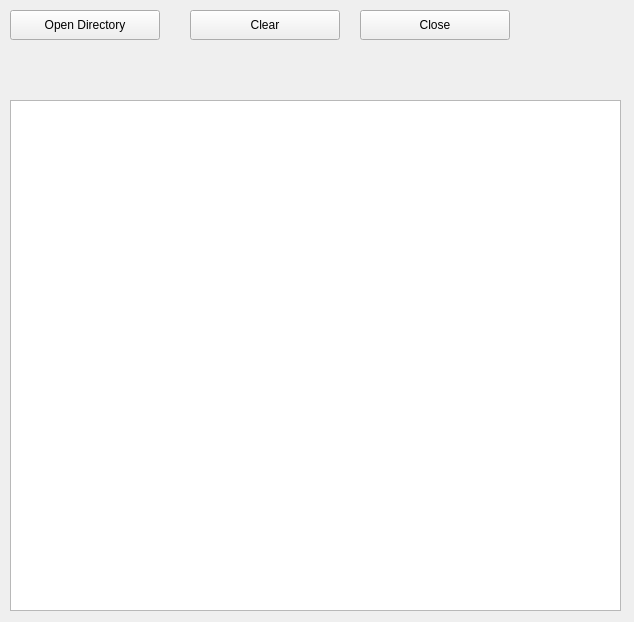
<?xml version="1.0" encoding="UTF-8"?>
<ui version="4.0">
 <class>MainWindow</class>
 <widget class="QMainWindow" name="MainWindow">
  <property name="geometry">
   <rect>
    <x>0</x>
    <y>0</y>
    <width>634</width>
    <height>622</height>
   </rect>
  </property>
  <property name="windowTitle">
   <string>File Reader</string>
  </property>
  <widget class="QWidget" name="centralwidget">
   <widget class="QPushButton" name="openDirectoryButton">
    <property name="geometry">
     <rect>
      <x>10</x>
      <y>10</y>
      <width>150</width>
      <height>30</height>
     </rect>
    </property>
    <property name="text">
     <string>Open Directory</string>
    </property>
   </widget>
   <widget class="QTextEdit" name="fileContent">
    <property name="geometry">
     <rect>
      <x>10</x>
      <y>100</y>
      <width>611</width>
      <height>511</height>
     </rect>
    </property>
    <property name="font">
     <font>
      <pointsize>14</pointsize>
     </font>
    </property>
   </widget>
   <widget class="QPushButton" name="clearContentButton">
    <property name="geometry">
     <rect>
      <x>190</x>
      <y>10</y>
      <width>150</width>
      <height>30</height>
     </rect>
    </property>
    <property name="text">
     <string>Clear</string>
    </property>
   </widget>
   <widget class="QPushButton" name="closeAppButton">
    <property name="geometry">
     <rect>
      <x>360</x>
      <y>10</y>
      <width>150</width>
      <height>30</height>
     </rect>
    </property>
    <property name="text">
     <string>Close</string>
    </property>
   </widget>
  </widget>
 </widget>
 <resources/>
 <connections/>
</ui>
